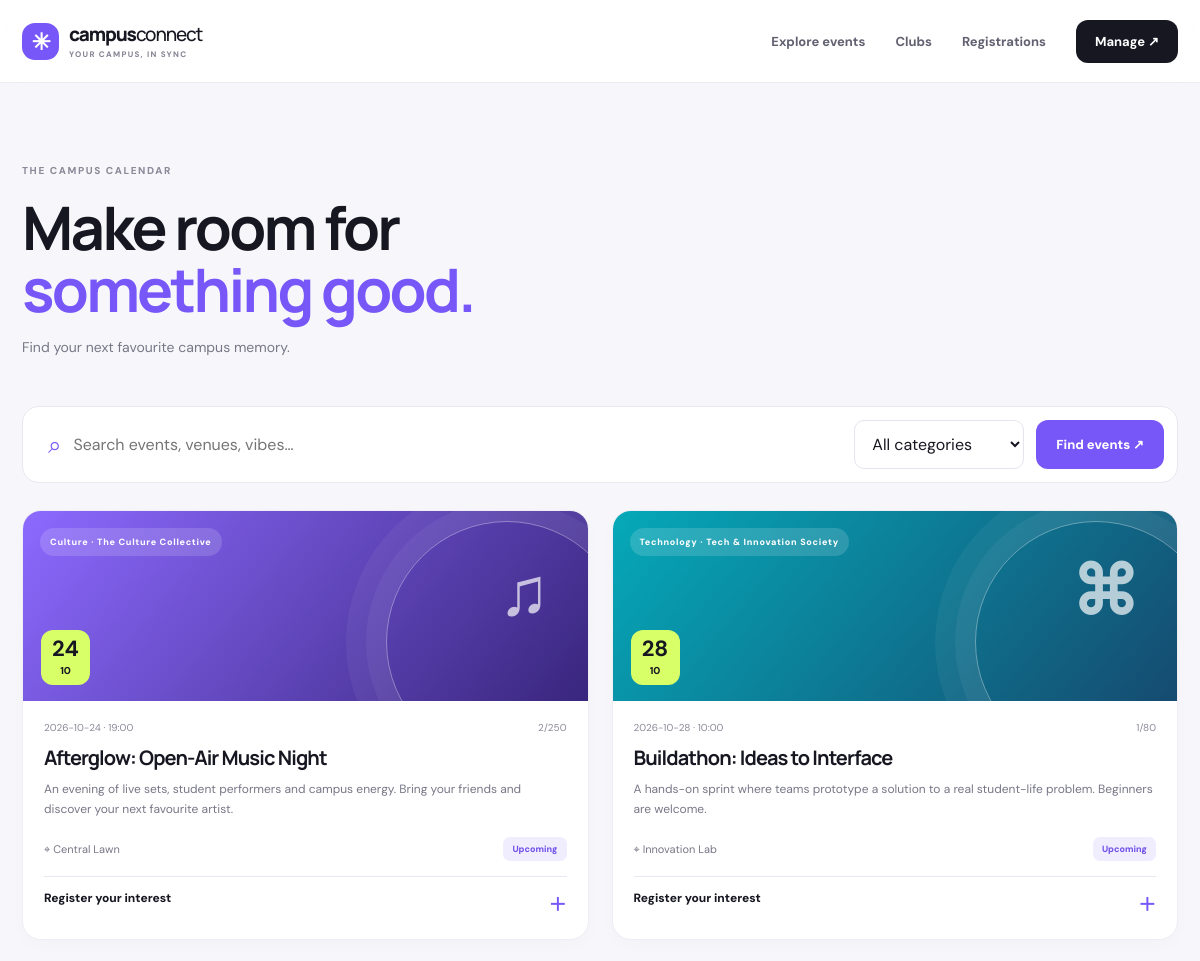
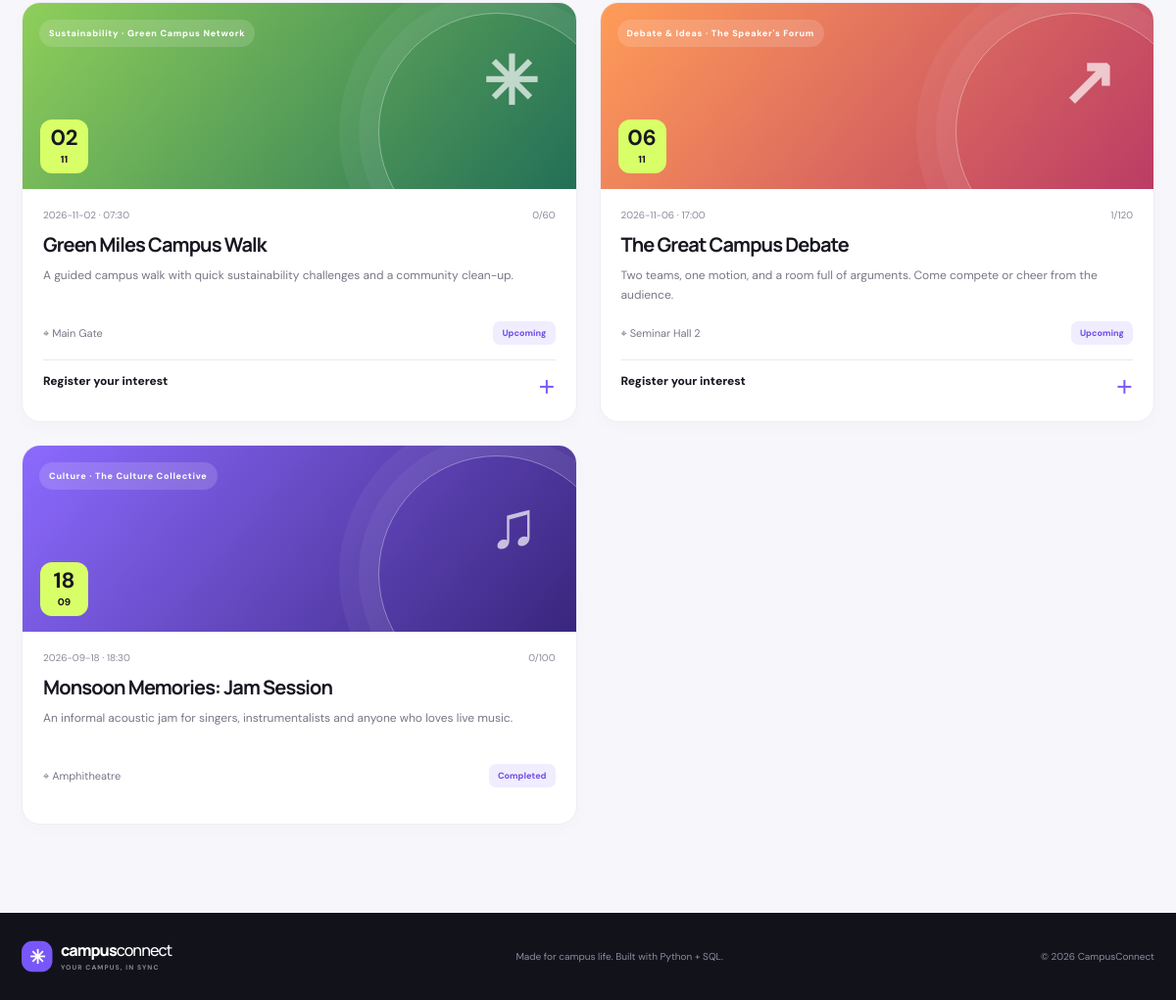
The app's page /events with its own data (2 pictures, top to bottom).
### tables this page shows
CREATE TABLE events (
  event_id INTEGER PRIMARY KEY AUTOINCREMENT,
  club_id INTEGER NOT NULL,
  title TEXT NOT NULL,
  description TEXT NOT NULL,
  event_date TEXT NOT NULL,
  event_time TEXT NOT NULL,
  venue TEXT NOT NULL,
  capacity INTEGER NOT NULL DEFAULT 100 CHECK(capacity > 0),
  status TEXT NOT NULL DEFAULT 'Upcoming'
    CHECK(status IN ('Upcoming','Completed','Cancelled')),
  created_at TEXT NOT NULL DEFAULT CURRENT_TIMESTAMP,
  FOREIGN KEY (club_id) REFERENCES clubs(club_id) ON DELETE RESTRICT
);

CREATE TABLE clubs (
  club_id INTEGER PRIMARY KEY AUTOINCREMENT,
  name TEXT NOT NULL UNIQUE,
  category TEXT NOT NULL,
  description TEXT NOT NULL,
  accent TEXT NOT NULL DEFAULT '#7c5cff'
);

### app.py (the view)
@app.route("/events")
def events_page():
    search = request.args.get("q", "").strip()
    category = request.args.get("category", "").strip()
    with get_db() as db:
        sql = """SELECT e.*, c.name AS club_name, c.category, c.accent,
                 (SELECT COUNT(*) FROM registrations r WHERE r.event_id=e.event_id AND r.attendance_status!='Cancelled') AS registered
                 FROM events e JOIN clubs c ON c.club_id=e.club_id WHERE e.status != 'Cancelled'"""
        params = []
        if search:
            sql += " AND (e.title LIKE ? OR e.description LIKE ? OR e.venue LIKE ?)"
            params += [f"%{search}%"] * 3
        if category:
            sql += " AND c.category = ?"
            params.append(category)
        sql += " ORDER BY CASE WHEN e.status='Upcoming' THEN 0 ELSE 1 END, e.event_date"
        events = db.execute(sql, params).fetchall()
        categories = db.execute("SELECT DISTINCT category FROM clubs ORDER BY category").fetchall()
        clubs = db.execute("SELECT * FROM clubs ORDER BY name").fetchall()
    return render_template("events.html", events=events, categories=categories, clubs=clubs, search=search, selected_category=category)

### app.py (called while the page is built)
def get_db():
    conn = sqlite3.connect(DB_PATH)
    conn.row_factory = sqlite3.Row
    conn.execute("PRAGMA foreign_keys = ON")
    return conn

### templates/events.html (shortened to what this page needs)
{% extends "base.html" %}{% block title %}Explore events{% endblock %}
{% block content %}
<section class="page-hero"><div class="container"><span class="eyebrow dark-eyebrow">THE CAMPUS CALENDAR</span><h1>Make room for<br><em>something good.</em></h1><p>Find your next favourite campus memory.</p></div></section>
<section class="container page-content">
<form class="filter-bar" method="get"><div class="searchbox"><span>⌕</span><input name="q" value="{{ search }}" placeholder="Search events, venues, vibes…"></div><select name="category"><option value="">All categories</option></select><button class="btn btn-primary" type="submit">Find events ↗</button></form>
<div class="event-grid">{% for event in events %}<article class="event-card"><div class="event-art art-{{ (loop.index0 % 4)+1 }}"><span class="event-category">{{ event.category }} · {{ event.club_name }}</span><span class="event-symbol">{% if loop.index % 4 == 1 %}♫{% elif loop.index % 4 == 2 %}⌘{% elif loop.index % 4 == 3 %}✳{% else %}↗{% endif %}</span><span class="event-date-block"><b>{{ event.event_date[8:10] }}</b><small>{{ event.event_date[5:7] }}</small></span></div><div class="event-body"><div class="event-meta"><span>{{ event.event_date }} · {{ event.event_time }}</span><span class="capacity">{{ event.registered }}/{{ event.capacity }}</span></div><h3>{{ event.title }}</h3><p>{{ event.description }}</p><div class="venue-line">⌖ {{ event.venue }} <span class="status">{{ event.status }}</span></div>
{% if event.status == 'Upcoming' %}<details class="register-details"><summary>Register your interest <span>＋</span></summary></details>{% endif %}
</div></article>{% else %}<div class="empty-state"><h3>No events match that search.</h3><p>Try a different keyword or category.</p><a class="text-link" href="{{ url_for('events_page') }}">Clear filters →</a></div>{% endfor %}</div></section>
{% endblock %}

### static/style.css (style rules this page uses)
:root { --ink:#171722;--muted:#777787;--paper:#f7f7fb;--purple:#7857f8;--lime:#d8ff68;--line:#e9e8f0;--white:#fff;--radius:22px }
* { box-sizing:border-box }
html { scroll-behavior:smooth }
body { margin:0;background:var(--paper);color:var(--ink);font-family:'DM Sans',sans-serif }
h1,h2,h3,.brand { font-family:Manrope,sans-serif;letter-spacing:-.045em }
.container { width:min(1160px,calc(100% - 44px));margin:auto }
.eyebrow { font-size:10px;font-weight:800;letter-spacing:.16em;color:#c4c2d3;display:inline-flex;align-items:center;gap:9px }
.hero h1 em,.section-heading h2 em,.stats-grid h2 em,.club-band h2 em,.page-hero h1 em { font-style:normal;color:var(--lime) }
.btn { border:0;display:inline-flex;justify-content:center;align-items:center;gap:17px;padding:15px 20px;border-radius:12px;font-family:inherit;font-size:13px;font-weight:800;cursor:pointer;transition:transform .2s,box-shadow .2s }
.btn-primary { background:var(--purple);color:white }
.dark-eyebrow { color:#8c8998 }
.section-heading p,.page-hero p { margin:0;color:var(--muted);font-size:14px }
.event-grid { display:grid;grid-template-columns:repeat(2,minmax(0,1fr));gap:23px }
.event-card { background:white;border:1px solid #efedf5;border-radius:19px;overflow:hidden;box-shadow:0 5px 18px #27223b05;transition:transform .2s,box-shadow .2s }
.event-art { height:190px;position:relative;overflow:hidden;padding:17px;background:#7b5af7;color:white;display:flex;justify-content:space-between }
.art-1 { background:linear-gradient(130deg,#8c6aff,#39267d) }
.art-2 { background:linear-gradient(130deg,#05a9b9,#154b70) }
.art-3 { background:linear-gradient(130deg,#8fcf5a,#226f57) }
.art-4 { background:linear-gradient(130deg,#ff9c58,#bb3c65) }
.event-art:after { content:"";position:absolute;width:240px;height:240px;border:1px solid #ffffff60;border-radius:50%;right:-40px;top:10px;box-shadow:0 0 0 20px #ffffff0c,0 0 0 40px #ffffff0c }
.event-category { position:relative;z-index:1;align-self:flex-start;font-size:9px;letter-spacing:.08em;font-weight:800;background:#ffffff25;padding:8px 10px;border-radius:30px }
.event-symbol { position:absolute;right:38px;top:37px;font-size:68px;font-weight:800;z-index:1;color:#ffffffb0 }
.event-date-block { position:absolute;left:18px;bottom:16px;z-index:2;background:var(--lime);color:var(--ink);width:49px;height:55px;border-radius:12px;display:flex;flex-direction:column;align-items:center;justify-content:center }
.event-date-block b { font-size:22px;line-height:1 }
.event-date-block small { font-size:10px;font-weight:800;margin-top:4px }
.event-body { padding:20px 21px 22px }
.event-meta { display:flex;justify-content:space-between;gap:8px;font-size:10px;color:#8b8999 }
.capacity { white-space:nowrap }
.event-body h3 { font-size:20px;line-height:1.2;margin:12px 0 9px }
.event-body p { font-size:12px;color:#777787;line-height:1.7;min-height:40px;margin:0 0 17px }
.page-hero { padding:75px 0 38px }
.page-hero h1 { font-size:clamp(42px,5vw,62px);line-height:1.04;margin:17px 0 }
.page-hero h1 em { color:var(--purple) }
.page-content { padding-bottom:90px }
.filter-bar { display:flex;gap:12px;margin:12px 0 27px;padding:13px;background:white;border:1px solid var(--line);border-radius:17px }
.searchbox { flex:1;display:flex;align-items:center;gap:12px;padding:0 12px }
.searchbox span { font-size:24px;color:var(--purple) }
input,select,textarea { font:inherit;border:1px solid #e6e4ee;border-radius:10px;padding:12px 13px;outline:none;background:white;color:var(--ink);min-width:0 }
.searchbox input { border:0;box-shadow:none;width:100%;padding-left:0 }
.filter-bar select { min-width:170px }
.venue-line { font-size:11px;color:#777787;display:flex;justify-content:space-between;align-items:center;margin:15px 0 }
.status { background:#f0edff;color:#7150e8;padding:6px 9px;border-radius:7px;font-size:9px;font-weight:800;white-space:nowrap }
.register-details { border-top:1px solid var(--line);padding-top:13px }
.register-details summary { cursor:pointer;font-size:12px;font-weight:800;display:flex;justify-content:space-between }
.register-details summary span { color:var(--purple);font-size:18px }

### records on screen
events: category "Culture", club_name "The Culture Collective", event_date "24", event_date "10", event_date "2026-10-24", event_time "19:00", registered "2", capacity "250", title "Afterglow: Open-Air Music Night", description "An evening of live sets, student performers and campus energy. Bring your friends and discover your next favourite artist.", venue "Central Lawn", status "Upcoming"
events: category "Technology", club_name "Tech & Innovation Society", event_date "28", event_date "10", event_date "2026-10-28", event_time "10:00", registered "1", capacity "80", title "Buildathon: Ideas to Interface", description "A hands-on sprint where teams prototype a solution to a real student-life problem. Beginners are welcome.", venue "Innovation Lab", status "Upcoming"
events: category "Sustainability", club_name "Green Campus Network", event_date "02", event_date "11", event_date "2026-11-02", event_time "07:30", registered "0", capacity "60", title "Green Miles Campus Walk", description "A guided campus walk with quick sustainability challenges and a community clean-up.", venue "Main Gate", status "Upcoming"
events: category "Debate & Ideas", club_name "The Speaker's Forum", event_date "06", event_date "11", event_date "2026-11-06", event_time "17:00", registered "1", capacity "120", title "The Great Campus Debate", description "Two teams, one motion, and a room full of arguments. Come compete or cheer from the audience.", venue "Seminar Hall 2", status "Upcoming"
events: category "Culture", club_name "The Culture Collective", event_date "18", event_date "09", event_date "2026-09-18", event_time "18:30", registered "0", capacity "100", title "Monsoon Memories: Jam Session", description "An informal acoustic jam for singers, instrumentalists and anyone who loves live music.", venue "Amphitheatre", status "Completed"
